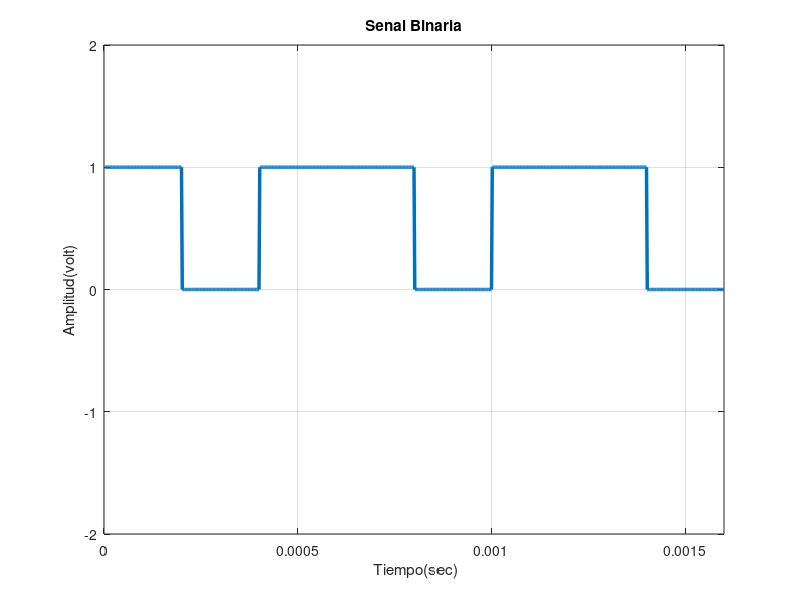

Recreate this plot in MATLAB.
%% =================================================================
%  Actividad 1 - Ingenieria de Comunicaciones 2

%  Don't run the whole code. Every section is used to answer a specific 
%  question (check pdf).
%  So, RUN IT BY SECTIONS, eg, only Q2.a, Only Q2.b and so on
% =================================================================

%% Q2.a) Señal senoidal
clc, clear;
fs = 40;             % Frecuencia de muestreo
t = [0:1/(fs):2];    % Intervalo de t
f = 2;               % frecuencia en Hz
G = 1;               % Ampltud
y = G*sin(2*pi*f*t); % Señal

axis([0 2 -G G]);
plot(t,y);            % Grafica de la Señal

%% Q2.b) Cuantizacion Ideal (Ancho de pulso = 0)
clc, clear;
fs = 40;             % Frecuencia de muestreo
t = [0:1/(fs):2];    % Intervalo de t
f = 2;               % frecuencia en Hz
G = 1;               % Ampltud
axis([0 2 -G G]);    % Ejes

y = G*sin(2*pi*f*t); % Señal
stem(t,y);           % Señal con ancho de pulso 0

%% Q2.c)  Cuantizacion Real (Ancho de pulso distinto a 0)
clc, clear;
fs = 40;             % Frecuencia de muestreo
t = [0:0.0001:2];    % Intervalo de t
d = [0:1/(fs):2];    % Cuantizacion basado en a frec de muestreo
f = 2;               % frecuencia en Hz
G = 1;               % Ampltud
axis([0 2 -G G]);    % Ejes

y = G*sin(2*pi*f*t); % Señal
h = pulstran(t,d,'rectpuls',0.01); % Función tren de pulsos unitarios
sampling = h.*y;     % Muestreo
plot(t,sampling,t,y);% Señal con ancho de pulso distint de 0

%% Q3  Cuantizacion Real (Ancho de pulso distinto a 0)
clc, clear;
fs = 20;             % Frecuencia de muestreo
t = [0:0.0001:3];    % Intervalo de t
d = [0:1/(fs):3];    % Cuantizacion basado en a frec de muestreo
f = 1;               % frecuencia de la señal
G = 1;               % Ampltud
axis([0 2 -G G]);    % Ejes

y = G*pulstran(t,d,'tripuls',1)-1;

%% Q4.a) SEÑAL TRIANGULAR CONTINUA
clear, clc;
fs = 20;             % Frecuencia de muestreo  
t = [0:0.001:3];     % Intervalo de t
d = [0:1:3];         % Cuantizacion basado en a frec de muestreo
G = 1;               % Amplitud
y = 2*G*pulstran(t,d,'tripuls',1)-1; % Señal triangular
plot (t,y);           % Grafica de la señal continua

%% Q4.b) SEÑAL TRIANGULAR CUANTIZADA
clear, clc;
fs = 20;             % Frecuencia de muestreo  
t = [0:0.001:3];     % Intervalo de t
d = [0:1:3];         % frec de señal
G = 1;               % Ampltud
y = 2*G*pulstran(t,d,'tripuls',1)-1;

e = [0:1/(fs):3];      % Cuantizacion basado en frec de muestreo   
h = pulstran(t,e,'rectpuls',0.01); % Tren de pulsos unitarios
sampling = h.*y;       % Muestreo
plot(t,sampling,t,y)   % Señal cuantizada

%% Q5.a) SEÑAL DIGITAL CONTINUA
clear, clc;
fs = 20;             % Frecuencia de muestreo  
t = [0:0.001:12];    % Intervalo de t
G = 1;               % Ampltud

y = G*square(t);     % Señal digital
plot(t,y,'LineWidth',3); % Grafica de señal digital

%% Q5.b) SEÑAL DIGITAL CUANTIZADA
clear, clc;
fs = 20;             % Frecuencia de muestreo  
t = [0:0.001:12];    % Intervalo de t
G = 1;               % Ampltud

y = G*square(t);     % Señal digital
e = [0:1/(fs):12];   % Cuantizacion basado en frec de muestreo   
h = pulstran(t,e,'rectpuls',0.01); % Tren de pulsos unitarios
sampling = h.*y;     % Muestreo
plot(t,sampling,t,y);% Señal cuantizada

%%  Q6.a) SUMA DE 2 SEÑALES SENOIDALES CON DISTINTA FRECUENCIA
clear, clc;
t = [0:0.001:1];      % Intervalo de t
f1 = 10;              % Frecuencia de la señal 1
f2 = 20;              % Frecuencia de la señal 2
G = 1;                % Amplitud de las señales

x = G*sin(2*pi*f1*t); % Señal 1
y = G*sin(2*pi*f2*t); % Señal 2 
z = x+y;              % Resultante

plot(t,z);

%% Q6.b) SUMA DE 2 SEÑALES SENOIDALES CON DISTINTA FRECUENCIA
% SEÑAL CUANTIZADA
clear, clc;
fs = 100;             % Frecuencia de muestreo
t = [0:0.001:1];      % Intervalo de t
f1 = 10;              % Frecuencia de la señal 1
f2 = 20;              % Frecuencia de la señal 2
G = 1;                % Amplitud de las señales

x = G*sin(2*pi*f1*t); % Señal 1
y = G*sin(2*pi*f2*t); % Señal 2
z = x+y;              % Resultante

d = [0:1/(fs):1];    % Cuantizacion basado en frec de muestreo   
h = pulstran(t,d,'rectpuls',0.001); % Tren de pulsos unitarios
sampling = h.*z;     % Muestreo
plot(t,sampling,t,z);% Señal cuantizada


%% Q7 SEÑAL SAMPLING
G = 1;
t = [-2*G:0.001:2*G];      % Intervalo de t
y = sinc(t);

grid on;
plot(t,y);

%% Q8 GRAFICA DE LA SEÑAL BINARIA
clc, clear;

% Señal binaria en bits
x = [1 0 1 1 0 1 1 0];   
% Ancho de pulso de cada bit
ap  = 200e-6;                                                     

% Grafica de la señal binaria
bit=[]; 
for n=1:1:length(x)
    if x(n)==1
        se=ones(1,100);
    elseif x(n)==0
        se=zeros(1,100);
    end
    bit=[bit se];
end

t = ap /100: ap /100: 100*length(x)*(ap /100);
plot(t,bit,'lineWidth',2.5);
grid on;
axis([ 0 ap *length(x) -2 2]);

ylabel('Amplitud(volt)');
xlabel(' Tiempo(sec)');
title('Senal Binaria');

% CALCULO DE LA VELOCIDAD BINARIA
vb = 1/ap;
X = sprintf('La velocidad binaria es %d bps',vb);
disp(X)

% CALCULO DEL ANCHO DE BANDA DE LA SEÑAL
bw = 8*vb;
Y = sprintf('La señal tiene 8 bits, entonces el ancho de banda sera %d bps',bw);
disp(Y);



















